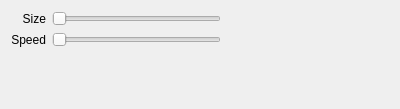
<?xml version="1.0" encoding="UTF-8"?>
<ui version="4.0">
 <class>Form</class>
 <widget class="QWidget" name="Form">
  <property name="geometry">
   <rect>
    <x>0</x>
    <y>0</y>
    <width>400</width>
    <height>109</height>
   </rect>
  </property>
  <property name="windowTitle">
   <string>Form</string>
  </property>
  <layout class="QVBoxLayout" name="verticalLayout_3">
   <item>
    <layout class="QHBoxLayout" name="horizontalLayout">
     <item>
      <layout class="QVBoxLayout" name="verticalLayout_2">
       <item>
        <widget class="QLabel" name="label">
         <property name="text">
          <string>Size</string>
         </property>
         <property name="alignment">
          <set>Qt::AlignRight|Qt::AlignTrailing|Qt::AlignVCenter</set>
         </property>
        </widget>
       </item>
       <item>
        <widget class="QLabel" name="label_2">
         <property name="text">
          <string>Speed</string>
         </property>
         <property name="alignment">
          <set>Qt::AlignRight|Qt::AlignTrailing|Qt::AlignVCenter</set>
         </property>
        </widget>
       </item>
      </layout>
     </item>
     <item>
      <layout class="QVBoxLayout" name="verticalLayout">
       <item>
        <widget class="QSlider" name="slider_size">
         <property name="orientation">
          <enum>Qt::Horizontal</enum>
         </property>
        </widget>
       </item>
       <item>
        <widget class="QSlider" name="slider_speed">
         <property name="orientation">
          <enum>Qt::Horizontal</enum>
         </property>
        </widget>
       </item>
      </layout>
     </item>
     <item>
      <spacer name="horizontalSpacer">
       <property name="orientation">
        <enum>Qt::Horizontal</enum>
       </property>
       <property name="sizeHint" stdset="0">
        <size>
         <width>40</width>
         <height>20</height>
        </size>
       </property>
      </spacer>
     </item>
    </layout>
   </item>
   <item>
    <spacer name="verticalSpacer">
     <property name="orientation">
      <enum>Qt::Vertical</enum>
     </property>
     <property name="sizeHint" stdset="0">
      <size>
       <width>20</width>
       <height>34</height>
      </size>
     </property>
    </spacer>
   </item>
  </layout>
 </widget>
 <resources/>
 <connections/>
</ui>
